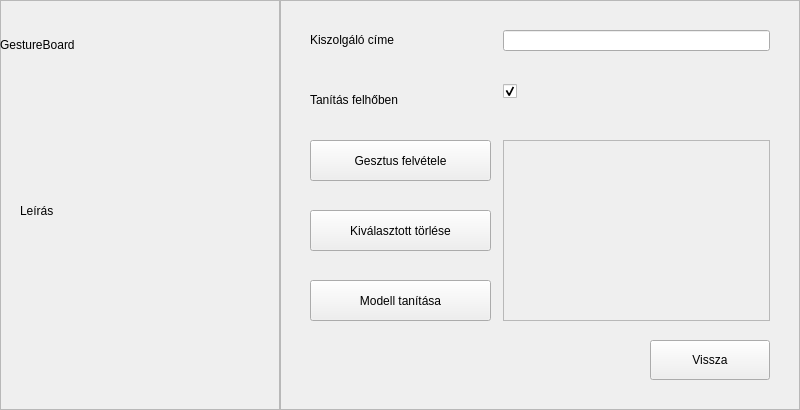
<?xml version="1.0" encoding="UTF-8"?>
<ui version="4.0">
 <class>Form</class>
 <widget class="QWidget" name="Form">
  <property name="geometry">
   <rect>
    <x>0</x>
    <y>0</y>
    <width>800</width>
    <height>410</height>
   </rect>
  </property>
  <property name="windowTitle">
   <string>Form</string>
  </property>
  <widget class="QFrame" name="frameBlue">
   <property name="geometry">
    <rect>
     <x>0</x>
     <y>0</y>
     <width>280</width>
     <height>410</height>
    </rect>
   </property>
   <property name="frameShape">
    <enum>QFrame::Shape::StyledPanel</enum>
   </property>
   <property name="frameShadow">
    <enum>QFrame::Shadow::Raised</enum>
   </property>
   <widget class="QLabel" name="lblTitle">
    <property name="geometry">
     <rect>
      <x>0</x>
      <y>20</y>
      <width>240</width>
      <height>50</height>
     </rect>
    </property>
    <property name="text">
     <string>GestureBoard</string>
    </property>
   </widget>
   <widget class="QLabel" name="lblDescription">
    <property name="geometry">
     <rect>
      <x>20</x>
      <y>90</y>
      <width>231</width>
      <height>241</height>
     </rect>
    </property>
    <property name="text">
     <string>Leírás</string>
    </property>
    <property name="wordWrap">
     <bool>true</bool>
    </property>
   </widget>
  </widget>
  <widget class="QFrame" name="frameButtons">
   <property name="geometry">
    <rect>
     <x>280</x>
     <y>0</y>
     <width>520</width>
     <height>410</height>
    </rect>
   </property>
   <property name="frameShape">
    <enum>QFrame::Shape::StyledPanel</enum>
   </property>
   <property name="frameShadow">
    <enum>QFrame::Shadow::Raised</enum>
   </property>
   <widget class="QLabel" name="lblServer">
    <property name="geometry">
     <rect>
      <x>30</x>
      <y>30</y>
      <width>161</width>
      <height>20</height>
     </rect>
    </property>
    <property name="text">
     <string>Kiszolgáló címe</string>
    </property>
   </widget>
   <widget class="QLineEdit" name="txtinputServer">
    <property name="geometry">
     <rect>
      <x>223</x>
      <y>30</y>
      <width>267</width>
      <height>21</height>
     </rect>
    </property>
   </widget>
   <widget class="QPushButton" name="btnRecord">
    <property name="geometry">
     <rect>
      <x>30</x>
      <y>140</y>
      <width>181</width>
      <height>41</height>
     </rect>
    </property>
    <property name="text">
     <string>Gesztus felvétele</string>
    </property>
   </widget>
   <widget class="QPushButton" name="btnTrain">
    <property name="geometry">
     <rect>
      <x>30</x>
      <y>280</y>
      <width>181</width>
      <height>41</height>
     </rect>
    </property>
    <property name="text">
     <string>Modell tanítása</string>
    </property>
   </widget>
   <widget class="QPushButton" name="btnDelete">
    <property name="geometry">
     <rect>
      <x>30</x>
      <y>210</y>
      <width>181</width>
      <height>41</height>
     </rect>
    </property>
    <property name="text">
     <string>Kiválasztott törlése</string>
    </property>
   </widget>
   <widget class="QScrollArea" name="scrollArea">
    <property name="geometry">
     <rect>
      <x>223</x>
      <y>140</y>
      <width>267</width>
      <height>181</height>
     </rect>
    </property>
    <property name="widgetResizable">
     <bool>true</bool>
    </property>
    <widget class="QWidget" name="scrollAreaWidgetContents">
     <property name="geometry">
      <rect>
       <x>0</x>
       <y>0</y>
       <width>265</width>
       <height>179</height>
      </rect>
     </property>
    </widget>
   </widget>
   <widget class="QLabel" name="lblGestures">
    <property name="geometry">
     <rect>
      <x>230</x>
      <y>100</y>
      <width>251</width>
      <height>41</height>
     </rect>
    </property>
    <property name="text">
     <string/>
    </property>
   </widget>
   <widget class="QLabel" name="lblCloud">
    <property name="geometry">
     <rect>
      <x>30</x>
      <y>90</y>
      <width>160</width>
      <height>20</height>
     </rect>
    </property>
    <property name="text">
     <string>Tanítás felhőben</string>
    </property>
   </widget>
   <widget class="QCheckBox" name="checkCloud">
    <property name="geometry">
     <rect>
      <x>223</x>
      <y>80</y>
      <width>61</width>
      <height>22</height>
     </rect>
    </property>
    <property name="text">
     <string/>
    </property>
    <property name="checked">
     <bool>true</bool>
    </property>
   </widget>
   <zorder>lblServer</zorder>
   <zorder>txtinputServer</zorder>
   <zorder>btnRecord</zorder>
   <zorder>btnTrain</zorder>
   <zorder>btnDelete</zorder>
   <zorder>lblGestures</zorder>
   <zorder>scrollArea</zorder>
   <zorder>lblCloud</zorder>
   <zorder>checkCloud</zorder>
  </widget>
  <widget class="QPushButton" name="btnBack">
   <property name="geometry">
    <rect>
     <x>650</x>
     <y>340</y>
     <width>120</width>
     <height>40</height>
    </rect>
   </property>
   <property name="text">
    <string>Vissza</string>
   </property>
  </widget>
 </widget>
 <resources/>
 <connections/>
</ui>
